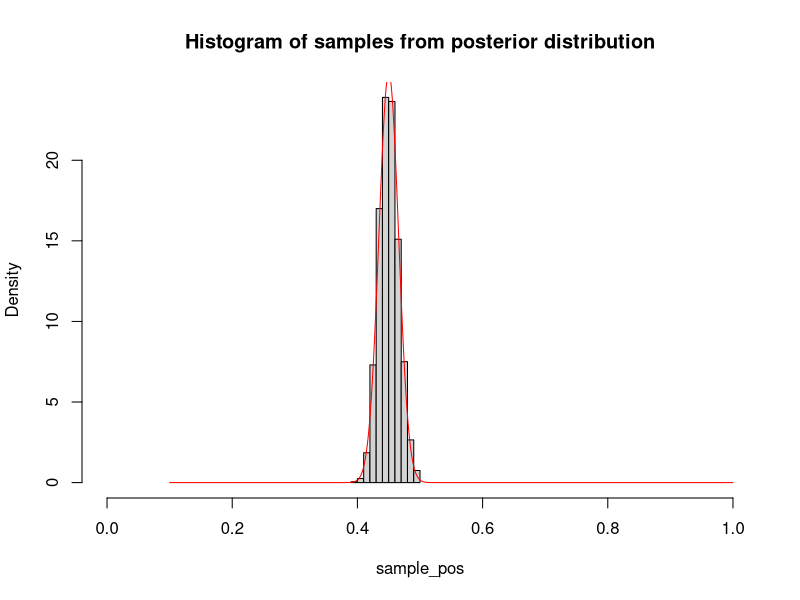
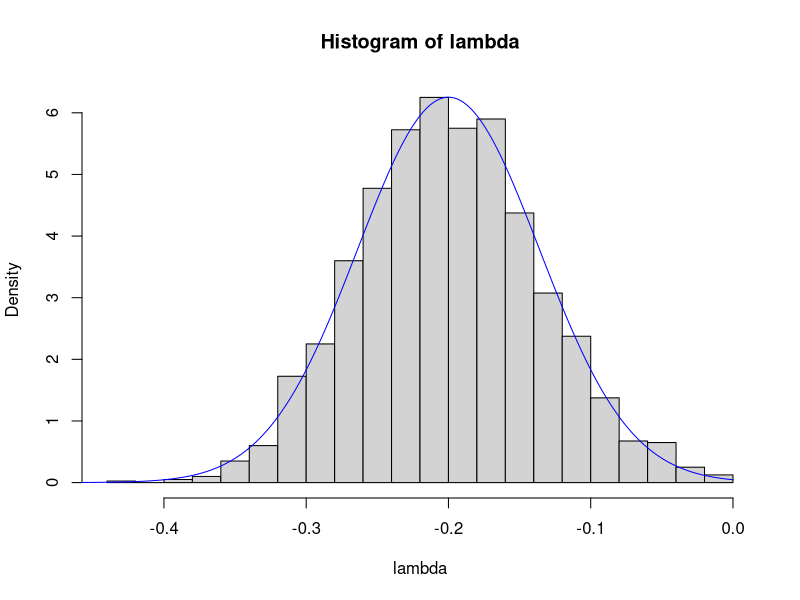
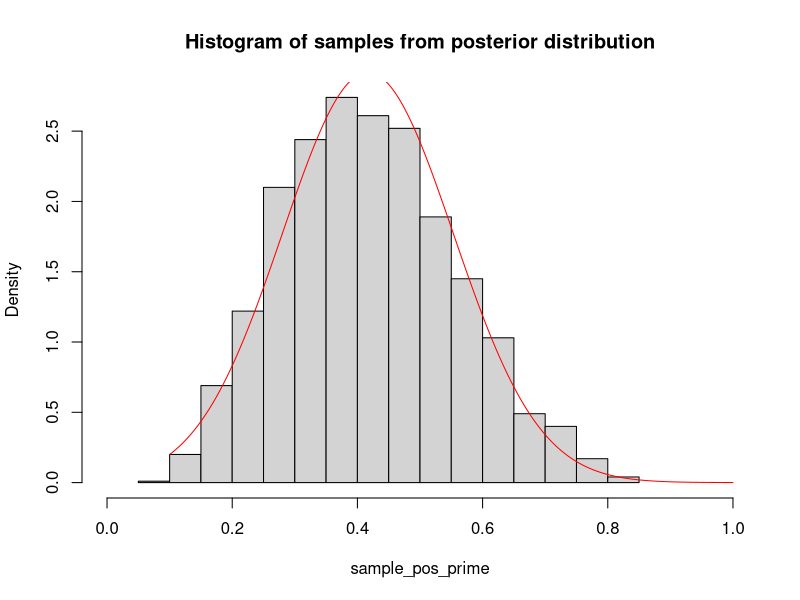
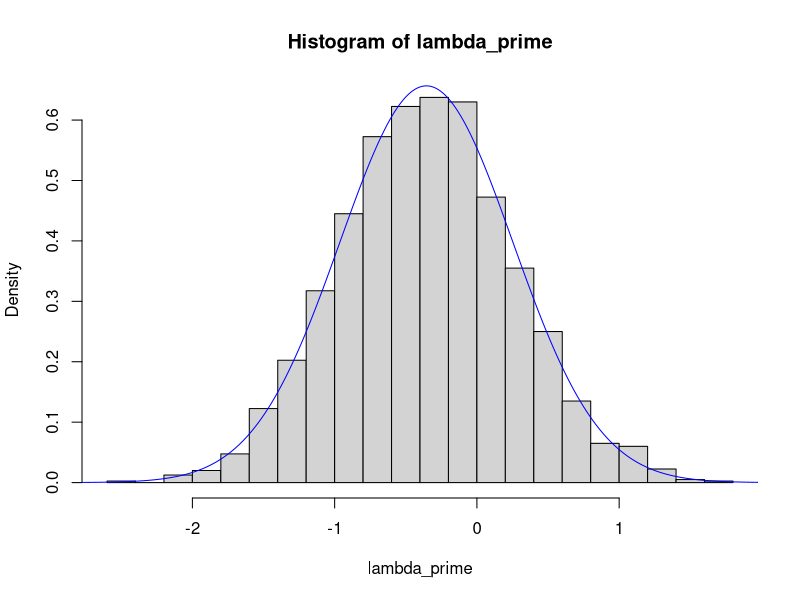

These figures' R source, in order:
## ---- chunk 1
knitr::opts_chunk$set(echo = TRUE)
## ---- chunk 2
# According to we have derived in problem 1, the posterior follows distribution of Beta(451, 551)
s1 <- 451
s2 <- 551

expect_pos <- s1/(s1 + s2)
variance_pos <- s1*s2/((s1 + s2)^2 * (s1 + s2 + 1))

expect_pos
variance_pos

p_ci <- c(0.025, 0.975)
q_ci_pos <- qbeta(p_ci, shape1 = s1, shape2 = s2)

q_ci_pos
## ---- chunk 3
set.seed(451)

sample_pos <- rbeta(2000, shape1 = s1, shape2 = s2)
sample_step <- seq(0.1,1, by = 0.001)

hist(sample_pos,
     freq = F,
     xlim = c(0,1),
     main = "Histogram of samples from posterior distribution")
lines(sample_step, dnorm(sample_step, mean = expect_pos, sd = (variance_pos)^(1/2)), col = "red")
## ---- chunk 4
lambda <- log(sample_pos/(1-sample_pos))
lambda_step <- seq(-0.5, 0, by = 0.001)

mean_lambda <- mean(lambda)
variance_lambda <- var(lambda)
ci_lambda <- quantile(lambda, probs = c(0.02, 0.98))

hist(lambda,
     freq = F,
     breaks = 20)
lines(lambda_step, dnorm(lambda_step, mean = mean_lambda, sd = (variance_lambda^(1/2))), col = "blue")

mean_lambda
variance_lambda
ci_lambda
## ---- chunk 5
pbeta(0.485, s1, s2)
## ---- chunk 6
s1_prime <- 5
s2_prime <- 7

expect_pos_prime <- s1_prime/(s1_prime + s2_prime)
variance_pos_prime <- s1_prime*s2_prime/((s1_prime + s2_prime)^2 * (s1_prime + s2_prime + 1))

expect_pos_prime
variance_pos_prime
qbeta(p_ci, shape1 = s1_prime, shape2 = s2_prime)
## ---- chunk 7
set.seed(451)

sample_pos_prime <- rbeta(2000, shape1 = s1_prime, shape2 = s2_prime)
sample_step <- seq(0.1,1, by = 0.001)

hist(sample_pos_prime,
     freq = F,
     xlim = c(0,1),
     main = "Histogram of samples from posterior distribution")
lines(sample_step, dnorm(sample_step, mean = expect_pos_prime, sd = (variance_pos_prime)^(1/2)), col = "red")
## ---- chunk 8
lambda_prime <- log(sample_pos_prime/(1-sample_pos_prime))
lambda_step_prime <- seq(-3, 3, by = 0.001)

mean_lambda_prime <- mean(lambda_prime)
variance_lambda_prime <- var(lambda_prime)
ci_lambda_prime <- quantile(lambda_prime, probs = c(0.02, 0.98))

hist(lambda_prime,
     freq = F,
     breaks = 20)
lines(lambda_step_prime, dnorm(lambda_step_prime, mean = mean_lambda_prime, sd = (variance_lambda_prime^(1/2))), col = "blue")

mean_lambda_prime
variance_lambda_prime
ci_lambda_prime
## ---- chunk 9
pbeta(0.485, s1_prime, s2_prime)
